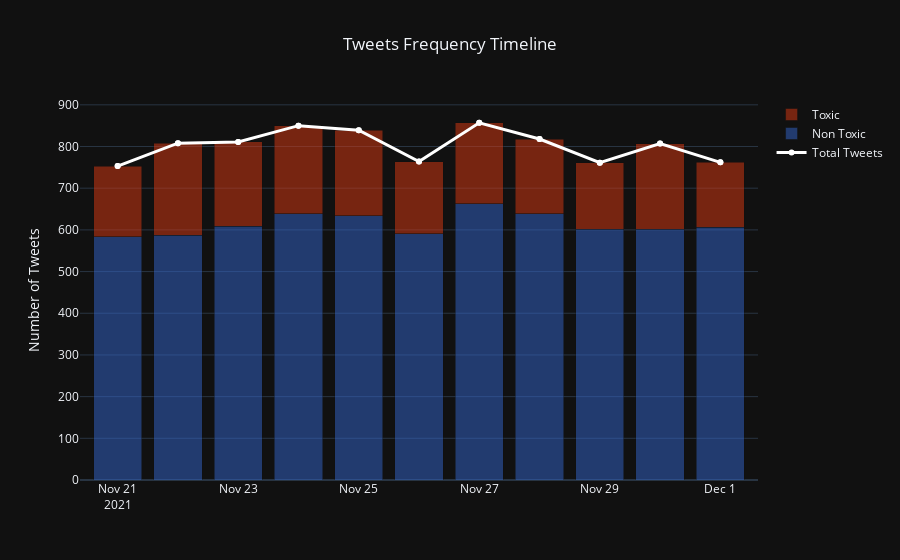

The code cell stored with this chart in its notebook:
### Code cell
fig_4 = go.Figure()

fig_4.add_trace(go.Scatter(
        x=c.created_at,
        y=c.tweet_id_y,
        name='Total Tweets',
        mode='markers+lines',
        line=dict(color='white', width=3),
        ))
fig_4.add_trace(go.Bar(
        x=no_toxic.created_at,
        y=no_toxic.tweet_id_x,
        name='Non Toxic',
        opacity=.5,
        #visible="legendonly"
        marker=dict(color=px.colors.qualitative.G10[0])
        ))
fig_4.add_trace(go.Bar(
        x=toxic.created_at,
        y=toxic.tweet_id_x,
        name='Toxic',
        #visible=True
        opacity=.5,
        marker=dict(color=px.colors.qualitative.G10[1])
        ))

fig_4.update_layout(barmode='stack',template=template,title={"text": "Tweets Frequency Timeline", "x": 0.5},
        yaxis_title="Number of Tweets",
        #paper_bgcolor='rgba(0,0,0,0)',
        #plot_bgcolor='rgba(0,0,0,0)'
        #xaxis_title="Date"
        )

### Figure 1 — Plotly figure (JSON) as saved in the notebook; plotly's stock layout.template omitted (floating-point values rounded to 4 significant figures)
{"data": [{"line": {"color": "white", "width": 3}, "mode": "markers+lines", "name": "Total Tweets", "type": "scatter", "x": ["2021-11-21T00:00:00+00:00", "2021-11-21T00:00:00+00:00", "2021-11-22T00:00:00+00:00", "2021-11-22T00:00:00+00:00", "2021-11-23T00:00:00+00:00", "2021-11-23T00:00:00+00:00", "2021-11-24T00:00:00+00:00", "2021-11-24T00:00:00+00:00", "2021-11-25T00:00:00+00:00", "2021-11-25T00:00:00+00:00", "2021-11-26T00:00:00+00:00", "2021-11-26T00:00:00+00:00", "2021-11-27T00:00:00+00:00", "2021-11-27T00:00:00+00:00", "2021-11-28T00:00:00+00:00", "2021-11-28T00:00:00+00:00", "2021-11-29T00:00:00+00:00", "2021-11-29T00:00:00+00:00", "2021-11-30T00:00:00+00:00", "2021-11-30T00:00:00+00:00", "2021-12-01T00:00:00+00:00", "2021-12-01T00:00:00+00:00"], "y": [753, 753, 808, 808, 811, 811, 850, 850, 839, 839, 764, 764, 857, 857, 818, 818, 761, 761, 807, 807, 762, 762]}, {"marker": {"color": "#3366CC"}, "name": "Non Toxic", "opacity": 0.5, "type": "bar", "x": ["2021-11-21T00:00:00+00:00", "2021-11-22T00:00:00+00:00", "2021-11-23T00:00:00+00:00", "2021-11-24T00:00:00+00:00", "2021-11-25T00:00:00+00:00", "2021-11-26T00:00:00+00:00", "2021-11-27T00:00:00+00:00", "2021-11-28T00:00:00+00:00", "2021-11-29T00:00:00+00:00", "2021-11-30T00:00:00+00:00", "2021-12-01T00:00:00+00:00"], "y": [584, 587, 609, 639, 634, 591, 663, 639, 602, 601, 606]}, {"marker": {"color": "#DC3912"}, "name": "Toxic", "opacity": 0.5, "type": "bar", "x": ["2021-11-21T00:00:00+00:00", "2021-11-22T00:00:00+00:00", "2021-11-23T00:00:00+00:00", "2021-11-24T00:00:00+00:00", "2021-11-25T00:00:00+00:00", "2021-11-26T00:00:00+00:00", "2021-11-27T00:00:00+00:00", "2021-11-28T00:00:00+00:00", "2021-11-29T00:00:00+00:00", "2021-11-30T00:00:00+00:00", "2021-12-01T00:00:00+00:00"], "y": [169, 221, 202, 211, 205, 173, 194, 179, 159, 206, 156]}], "layout": {"barmode": "stack", "title": {"text": "Tweets Frequency Timeline", "x": 0.5}, "yaxis": {"title": {"text": "Number of Tweets"}}}}
